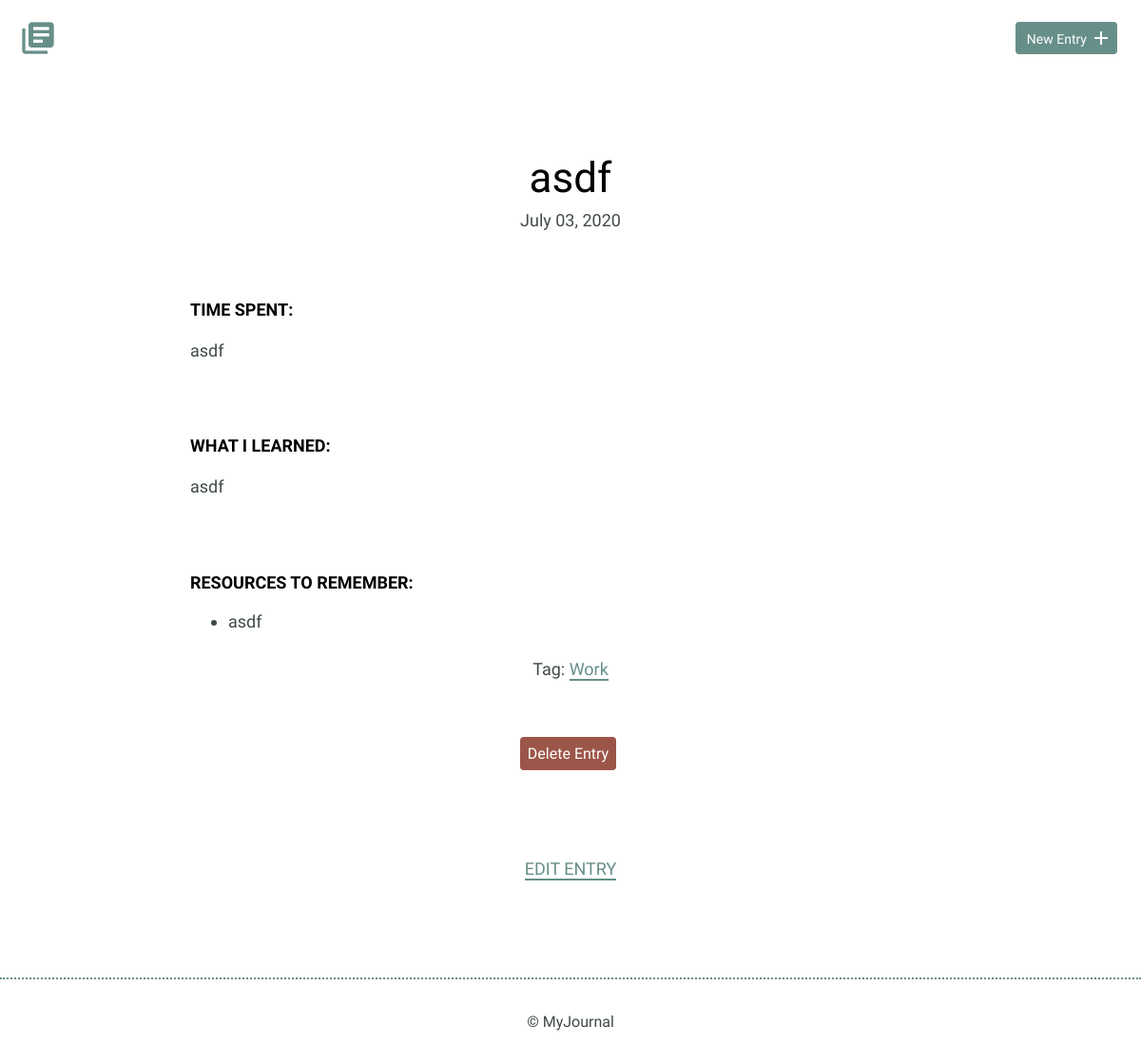
/detail.php?id=8, run on the app's committed database.
### tables this page shows
CREATE TABLE "entries" (
	"id"	INTEGER,
	"title"	TEXT,
	"date"	TEXT,
	"time_spent"	INTEGER,
	"learned"	BLOB,
	"resources"	BLOB,
	"tag_id"	INTEGER,
	PRIMARY KEY("id"),
	FOREIGN KEY("tag_id") REFERENCES "tags"("tag_id")
);

### inc/functions.php (called while the page is built, shortened)
<?php
function get_specific_entry($entry_id){
    include "connection.php";
    $sql = "SELECT title, date, time_spent, learned, resources, id, tag, tags.tag_id FROM entries INNER JOIN tags ON entries.tag_id = tags.tag_id WHERE id = ?";
    try{
        $results = $db->prepare($sql);
        $results->bindValue(1,$entry_id,PDO::PARAM_INT);
        $results->execute();
    } catch (Exception $e){
        echo "Error: " .$e->getMessage() . "<br /?";
        return false;
    }
    return $results->fetch();
}

### detail.php (the view, shortened to what this page needs)
<?php
include('inc/header.php');
include('inc/functions.php');
if (isset($_GET['id'])){
    list($title, $date, $time_spent, $learned, $resources, $id, $tag) = get_specific_entry(filter_input(INPUT_GET, 'id', FILTER_SANITIZE_NUMBER_INT));
}
?>
<div class="container">
    <div class="entry-list single">
        <article>
            <h1><?php echo $title?></h1>
            <?php echo "<time datetime='" . strtotime($date) . "'>" . date('F d, Y', strtotime($date)) . "</time><br />";?>
            <div class="entry">
                <h3>Time Spent: </h3>
                <p><?php echo $time_spent;?></p>
            </div>
            <div class="entry">
                <h3>What I Learned:</h3>
                <p><?php echo nl2br($learned)?></p>
            </div>
            <div class="entry">
                <h3>Resources to Remember:</h3>
                <ul>
                    <li><?php echo nl2br($resources);?></li>
                </ul>
            </div>
            <div>
                <p class='tag'>Tag: <a href='index.php?tag=<?php echo $tag?>'><?php echo $tag;?></a></p>
            </div>
            <div class="delete">
                <form method='post' action='detail.php' onsubmit="return confirm('Are you sure you want to delete this task?')">
                    <input type='submit' class="buton button-delete" value='Delete Entry' />
                </form>
            </div>
        </article>
    </div>
</div>
<div class="edit">
    <p><a href='edit.php?id=<?php echo $id; ?>'> Edit Entry </a></p>
</div>
<?php
include('inc/footer.php');
?>

### css/site.css (style rules this page uses)
body { font-size: 16px; color: #404a49; font-family: 'Cousine', serif; font-weight: 400; }
.container { margin: 0 auto; padding: 0 25px; }
.button-delete { background: #9C5549; padding: 0.5em; color: #fff; border-radius: 4px; text-decoration: none; border: none; }
h1, h2, h3 { margin: 0; font-weight: 400; line-height: 1em; color: #000; }
h1 { font-size: 44px; margin-bottom: 12px; }
h3 { font-size: 18px; font-family: 'Work Sans', serif; font-weight: 600; text-transform: uppercase; }
p { line-height: 1.8em; font-size: 18px; }
p a { border-bottom: 2px solid #678f89; padding: 0; color: #678f89; text-decoration: none; }
ul li { line-height: 1.8em; font-size: 18px; }
.entry-list, .edit-entry, .new-entry { max-width: 800px; margin: 0 auto; padding: 70px 0 150px 0; }
.entry-list article { margin-bottom: 70px; text-align: center; }
.entry-list article:last-child { margin-bottom: 0; }
.entry-list.single { padding-bottom: 70px; }
.entry-list.single time { font-size: 18px; }
.entry { max-width: 800px; margin: 75px auto 0 auto; text-align: left; }
.entry p { margin-bottom: 40px; }
.edit { padding-bottom: 80px; text-align: center; margin: 0 auto; }
.edit a { font-weight: 400; text-transform: uppercase; font-size: 18px; }
.tag { display:block; margin-bottom: 3em; }
input[type=submit] { margin-right: 5px; }

### data on the page
entries: title "asdf", date "July 03, 2020", time_spent "asdf", learned "asdf", resources "asdf"

### other printed values
$tag "Work"
